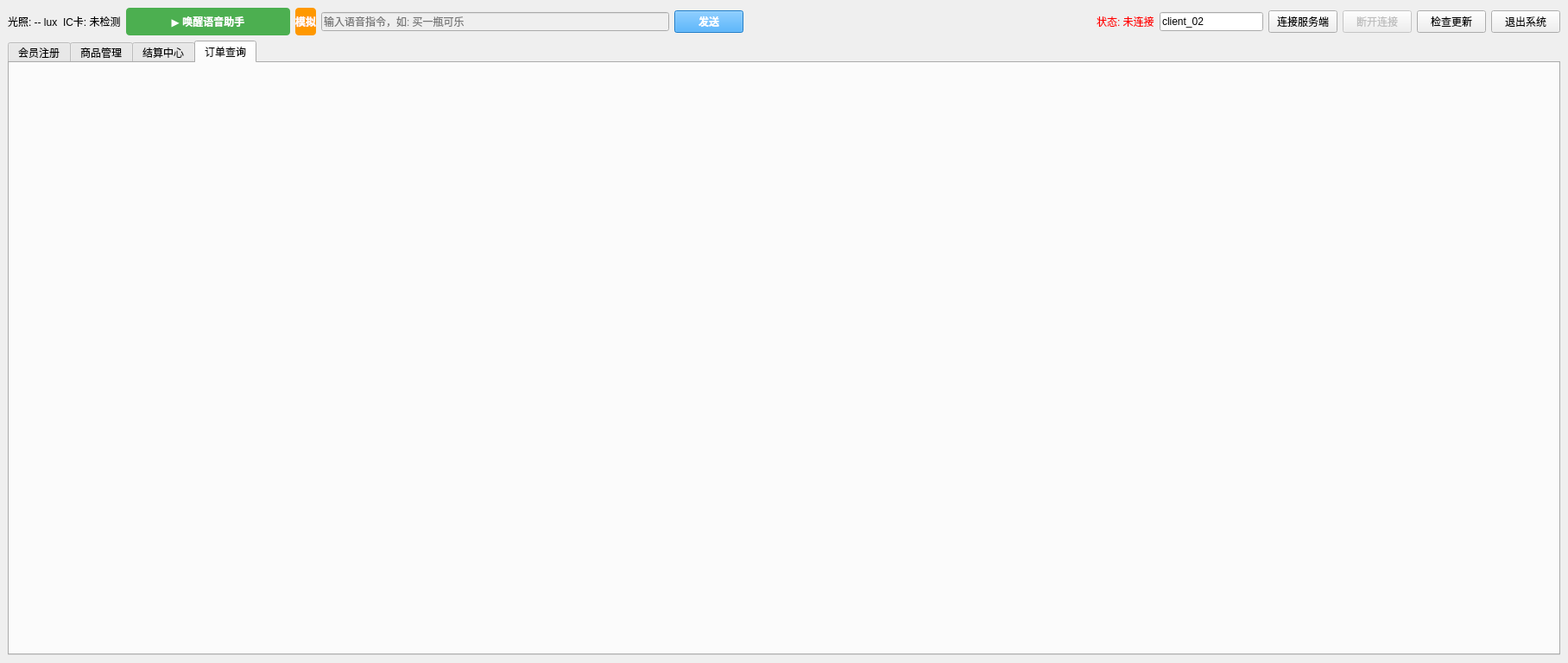
<?xml version="1.0" encoding="UTF-8"?>
<ui version="4.0">
 <class>MainWindow</class>
 <widget class="QMainWindow" name="MainWindow">
  <property name="geometry">
   <rect>
    <x>0</x>
    <y>0</y>
    <width>1816</width>
    <height>768</height>
   </rect>
  </property>
  <property name="windowTitle">
   <string>无人零售自助收银系统 - 客户端</string>
  </property>
  <widget class="QWidget" name="centralWidget">
   <layout class="QVBoxLayout" name="verticalLayout">
    <item>
     <layout class="QHBoxLayout" name="horizontalLayout_top">
      <item>
       <widget class="QLabel" name="label_light">
        <property name="text">
         <string>光照: -- lux</string>
        </property>
       </widget>
      </item>
      <item>
       <widget class="QLabel" name="label_card">
        <property name="text">
         <string>IC卡: 未检测</string>
        </property>
       </widget>
      </item>
      <item>
       <widget class="QPushButton" name="btn_voice_wake">
        <property name="minimumSize">
         <size>
          <width>190</width>
          <height>32</height>
         </size>
        </property>
        <property name="font">
         <font>
          <pointsize>10</pointsize>
          <weight>75</weight>
          <bold>true</bold>
         </font>
        </property>
        <property name="cursor">
         <cursorShape>PointingHandCursor</cursorShape>
        </property>
        <property name="toolTip">
         <string>点击唤醒语音助手，开始语音选购会话</string>
        </property>
        <property name="layoutDirection">
         <enum>Qt::LeftToRight</enum>
        </property>
        <property name="styleSheet">
         <string>background: #4CAF50; color: white; font-weight: bold; font-size: 12px; border-radius: 4px; padding: 4px 12px;</string>
        </property>
        <property name="text">
         <string>▶ 唤醒语音助手</string>
        </property>
        <property name="checkable">
         <bool>true</bool>
        </property>
       </widget>
      </item>
      <item>
       <widget class="QPushButton" name="btn_voice_simulate">
        <property name="enabled">
         <bool>false</bool>
        </property>
        <property name="maximumSize">
         <size>
          <width>40</width>
          <height>32</height>
         </size>
        </property>
        <property name="cursor">
         <cursorShape>PointingHandCursor</cursorShape>
        </property>
        <property name="toolTip">
         <string>模拟语音输入（点击输入文字模拟麦克风识别）</string>
        </property>
        <property name="styleSheet">
         <string>background: #FF9800; color: white; font-weight: bold; border-radius: 4px;</string>
        </property>
        <property name="text">
         <string>模拟</string>
        </property>
       </widget>
      </item>
      <item>
       <widget class="QLineEdit" name="lineEdit_voice">
        <property name="enabled">
         <bool>false</bool>
        </property>
        <property name="minimumSize">
         <size>
          <width>220</width>
          <height>0</height>
         </size>
        </property>
        <property name="placeholderText">
         <string>输入语音指令，如: 买一瓶可乐</string>
        </property>
       </widget>
      </item>
      <item>
       <widget class="QPushButton" name="btn_voice_send">
        <property name="enabled">
         <bool>false</bool>
        </property>
        <property name="toolTip">
         <string>发送语音指令</string>
        </property>
        <property name="styleSheet">
         <string>background: #2196F3; color: white; font-weight: bold;</string>
        </property>
        <property name="text">
         <string>发送</string>
        </property>
       </widget>
      </item>
      <item>
       <spacer name="horizontalSpacer">
        <property name="orientation">
         <enum>Qt::Horizontal</enum>
        </property>
        <property name="sizeHint" stdset="0">
         <size>
          <width>0</width>
          <height>0</height>
         </size>
        </property>
       </spacer>
      </item>
      <item>
       <widget class="QLabel" name="label_status">
        <property name="styleSheet">
         <string>color: red;</string>
        </property>
        <property name="text">
         <string>状态: 未连接</string>
        </property>
       </widget>
      </item>
      <item>
       <widget class="QLineEdit" name="lineEdit_clientId">
        <property name="maximumSize">
         <size>
          <width>120</width>
          <height>16777215</height>
         </size>
        </property>
        <property name="text">
         <string>client_02</string>
        </property>
        <property name="placeholderText">
         <string>Client ID</string>
        </property>
       </widget>
      </item>
      <item>
       <widget class="QPushButton" name="btn_connect">
        <property name="text">
         <string>连接服务端</string>
        </property>
       </widget>
      </item>
      <item>
       <widget class="QPushButton" name="btn_disconnect">
        <property name="enabled">
         <bool>false</bool>
        </property>
        <property name="text">
         <string>断开连接</string>
        </property>
       </widget>
      </item>
      <item>
       <widget class="QPushButton" name="btn_check_update">
        <property name="text">
         <string>检查更新</string>
        </property>
       </widget>
      </item>
      <item>
       <widget class="QPushButton" name="btn_exit">
        <property name="text">
         <string>退出系统</string>
        </property>
       </widget>
      </item>
     </layout>
    </item>
    <item>
     <widget class="QTabWidget" name="tabWidget">
      <property name="currentIndex">
       <number>3</number>
      </property>
      <widget class="QWidget" name="tab_member">
       <attribute name="title">
        <string>会员注册</string>
       </attribute>
      </widget>
      <widget class="QWidget" name="tab_goods">
       <attribute name="title">
        <string>商品管理</string>
       </attribute>
      </widget>
      <widget class="QWidget" name="tab_settlement">
       <attribute name="title">
        <string>结算中心</string>
       </attribute>
      </widget>
      <widget class="QWidget" name="tab_order">
       <attribute name="title">
        <string>订单查询</string>
       </attribute>
      </widget>
     </widget>
    </item>
   </layout>
  </widget>
 </widget>
 <resources/>
 <connections/>
</ui>
